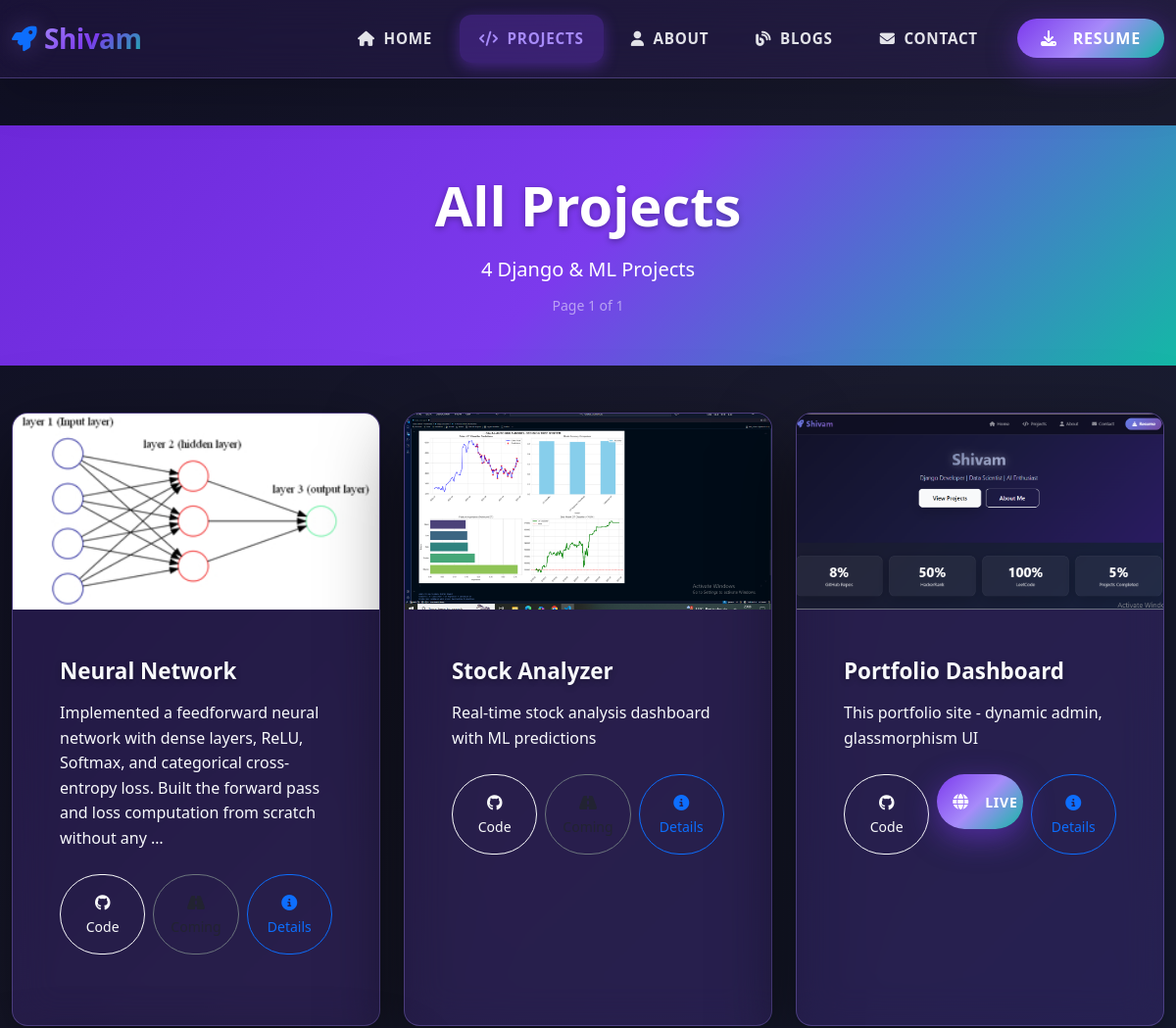
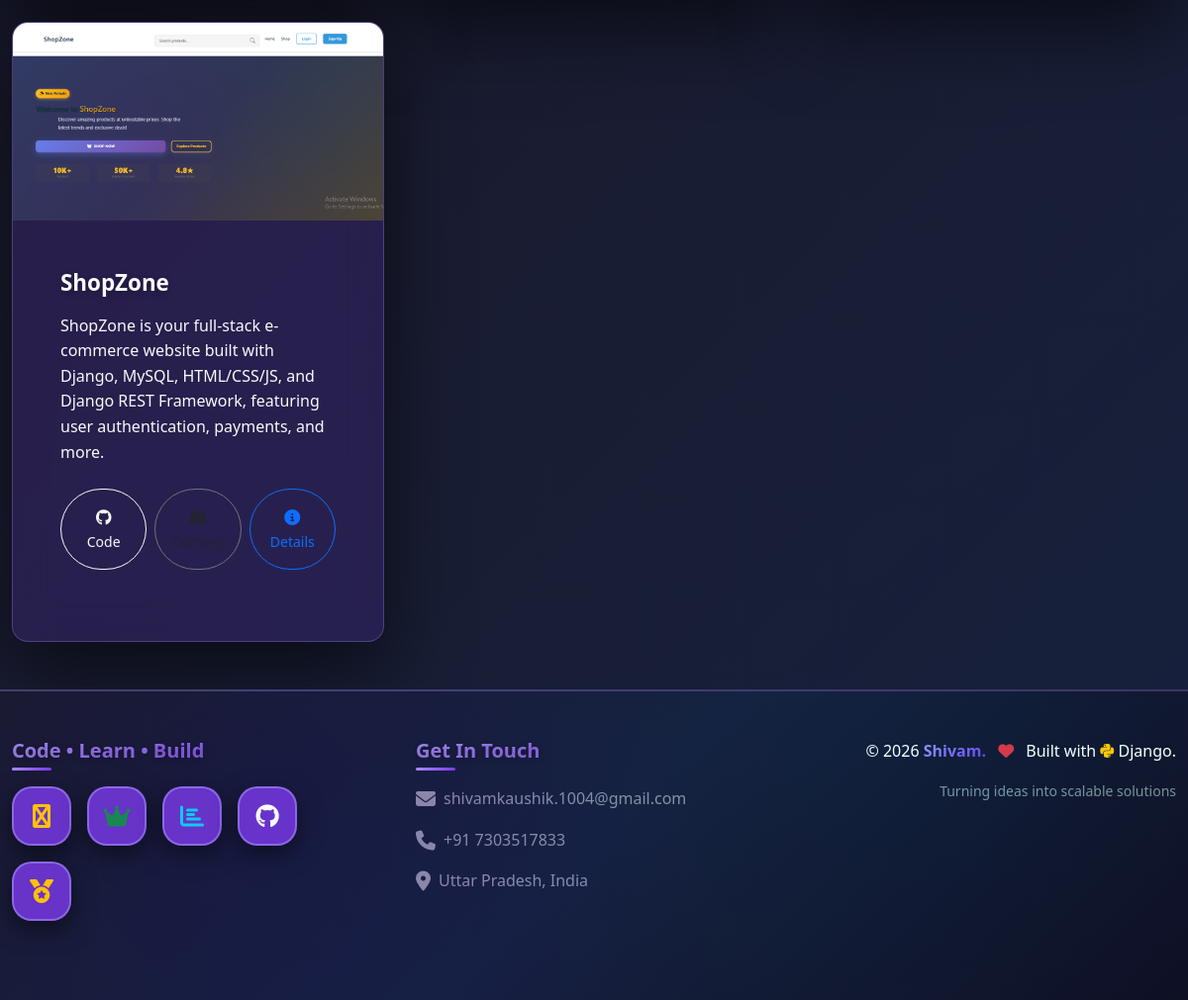
/projects/, run on the app's committed database (2 pictures, top to bottom).
### apps/core/models.py (models this page shows, shortened)
class Project(models.Model):
    title = models.CharField(max_length=200)
    slug = models.SlugField(unique=True, blank=True)  # ← ADD null=True
    description = models.TextField()
    short_description = models.CharField(max_length=300, blank=True)
    image = models.ImageField(upload_to='projects/', blank=True)
    category = models.CharField(max_length=100, default='Django')
    technologies = models.TextField(blank=True)  # "Django, PostgreSQL, React"
    github_url = models.URLField(blank=True)
    live_url = models.URLField(blank=True)
    featured = models.BooleanField(default=False)
    created_at = models.DateTimeField(auto_now_add=True)
    class Meta:
        ordering = ['-created_at']

### apps/core/views.py (the view)
# urls.py: path('projects/', views.ProjectsView.as_view(), name='projects'),
class ProjectsView(ListView):
    model = Project
    template_name = 'core/projects.html'
    context_object_name = 'projects'
    paginate_by = 6
    def get_queryset(self):
        return Project.objects.all().order_by('-created_at')
    def get_context_data(self, **kwargs):
        context = super().get_context_data(**kwargs)
        context['stats'] = Stat.objects.all()
        context['skills'] = Skill.objects.all()[:6]
        return context

### apps/core/templates/core/projects.html (shortened to what this page needs)
{% extends "base.html" %}
{% load static %}
{% block content %}
  <section class="py-5 bg-gradient-primary text-white text-center">
    <div class="container">
      <h1 class="display-4 fw-bold mb-3">All Projects</h1>
      <p class="lead mb-2">{{ projects|length }} Django & ML Projects</p>
      <small class="text-white-50">Page {{ page_obj.number }} of {{ page_obj.paginator.num_pages }}</small>
    </div>
  </section>
  <section class="py-5">
    <div class="container">
      <div class="row g-4">
        {% for project in projects %}
          <div class="col-lg-6 col-xl-4">
            <div class="project-card h-100 shadow-xl rounded-4 overflow-hidden hover-lift glassmorphism">
              {% if project.image %}
                <div class="position-relative overflow-hidden">
                  <img
                    src="{{ project.image.url }}"
                    class="w-100 h-48 object-fit-cover"
                    alt="{{ project.title }}"
                    loading="lazy"
                  >
                </div>
              {% endif %}
              <div class="p-5">
                <h3 class="fw-bold mb-3 text-white">{{ project.title }}</h3>
                <p class="text-white-75 mb-4">{{ project.description|truncatewords:25 }}</p>
                <div class="row g-2 mb-4">
                  <div class="col-4">
                    {% if project.github_url %}
                      <a
                        href="{{ project.github_url }}"
                        target="_blank"
                        class="btn btn-outline-light w-100 rounded-pill p-3"
                      >
                        <i class="fab fa-github"></i><br><small>Code</small>
                      </a>
                    {% else %}
                      <span class="btn btn-secondary w-100 rounded-pill p-3 text-muted">
                        <i class="fas fa-lock"></i><br><small>Private</small>
                      </span>
                    {% endif %}
                  </div>
                  <div class="col-4">
                    {% if project.live_url %}
                      <a
                        href="{{ project.live_url }}"
                        target="_blank"
                        class="btn btn-primary w-100 rounded-pill p-3"
                      >
                        <i class="fas fa-globe"></i><br><small>Live</small>
                      </a>
                    {% else %}
                      <span class="btn btn-outline-secondary w-100 rounded-pill p-3 text-muted">
                        <i class="fas fa-road"></i><br><small>Coming</small>
                      </span>
                    {% endif %}
                  </div>
                  <div class="col-4">
                    <a
                      href="{% url 'core:project_detail' project.slug %}"
                      class="btn btn-outline-primary w-100 rounded-pill p-3"
                    >
                      <i class="fas fa-info-circle"></i><br><small>Details</small>
                    </a>
                  </div>
                </div>
              </div>
            </div>
          </div>
        {% endfor %}
      </div>
    </div>
  </section>
{% endblock %}

### data on the page
Project: image (picture), title "Neural Network", description "Implemented a feedforward neural network with dense layers, ReLU, Softmax, and categorical cross-entropy loss. Built the forward pass and loss computation from scratch without any …"
Project: image (picture), title "Stock Analyzer", description "Real-time stock analysis dashboard with ML predictions"
Project: image (picture), title "Portfolio Dashboard", description "This portfolio site - dynamic admin, glassmorphism UI"
Project: image (picture), title "ShopZone", description "ShopZone is your full-stack e-commerce website built with Django, MySQL, HTML/CSS/JS, and Django REST Framework, featuring user authentication, payments, and more."

### other printed values
{{ projects|length }} "4"
{{ page_obj.number }} "1"
{{ page_obj.paginator.num_pages }} "1"
